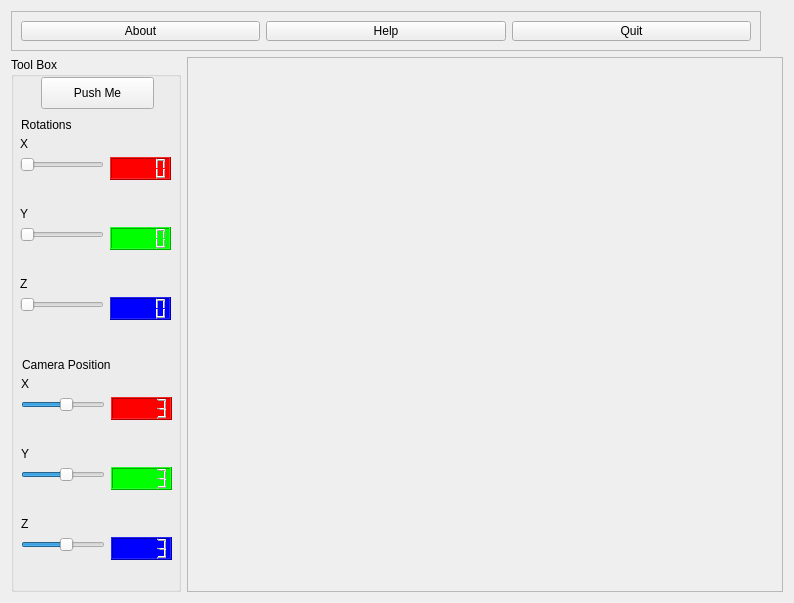
<?xml version="1.0" encoding="UTF-8"?>
<ui version="4.0">
 <class>frmMain</class>
 <widget class="QWidget" name="frmMain">
  <property name="geometry">
   <rect>
    <x>0</x>
    <y>0</y>
    <width>794</width>
    <height>603</height>
   </rect>
  </property>
  <property name="windowTitle">
   <string>OpenGl - Qt -Direct Mode Drawing</string>
  </property>
  <layout class="QGridLayout" name="gridLayout">
   <item row="0" column="0" colspan="2">
    <widget class="QFrame" name="frame">
     <property name="enabled">
      <bool>true</bool>
     </property>
     <property name="maximumSize">
      <size>
       <width>750</width>
       <height>40</height>
      </size>
     </property>
     <property name="frameShape">
      <enum>QFrame::StyledPanel</enum>
     </property>
     <property name="frameShadow">
      <enum>QFrame::Raised</enum>
     </property>
     <layout class="QHBoxLayout" name="horizontalLayout">
      <item>
       <widget class="QPushButton" name="pushButton_10">
        <property name="text">
         <string>About</string>
        </property>
       </widget>
      </item>
      <item>
       <widget class="QPushButton" name="pushButton_11">
        <property name="text">
         <string>Help</string>
        </property>
       </widget>
      </item>
      <item>
       <widget class="QPushButton" name="btnClose">
        <property name="text">
         <string>Quit</string>
        </property>
       </widget>
      </item>
     </layout>
    </widget>
   </item>
   <item row="1" column="1">
    <widget class="QScrollArea" name="glWidgetArea">
     <property name="sizePolicy">
      <sizepolicy hsizetype="Ignored" vsizetype="Ignored">
       <horstretch>0</horstretch>
       <verstretch>0</verstretch>
      </sizepolicy>
     </property>
     <property name="verticalScrollBarPolicy">
      <enum>Qt::ScrollBarAlwaysOff</enum>
     </property>
     <property name="horizontalScrollBarPolicy">
      <enum>Qt::ScrollBarAlwaysOff</enum>
     </property>
     <property name="widgetResizable">
      <bool>true</bool>
     </property>
     <widget class="QWidget" name="scrollAreaWidgetContents">
      <property name="geometry">
       <rect>
        <x>0</x>
        <y>0</y>
        <width>580</width>
        <height>519</height>
       </rect>
      </property>
     </widget>
    </widget>
   </item>
   <item row="1" column="0">
    <widget class="QGroupBox" name="groupBox">
     <property name="maximumSize">
      <size>
       <width>170</width>
       <height>900</height>
      </size>
     </property>
     <property name="title">
      <string>Tool Box</string>
     </property>
     <widget class="QPushButton" name="pushButton">
      <property name="geometry">
       <rect>
        <x>30</x>
        <y>20</y>
        <width>113</width>
        <height>32</height>
       </rect>
      </property>
      <property name="text">
       <string>Push Me</string>
      </property>
     </widget>
     <widget class="QLabel" name="label_2">
      <property name="geometry">
       <rect>
        <x>10</x>
        <y>60</y>
        <width>61</width>
        <height>16</height>
       </rect>
      </property>
      <property name="text">
       <string>Rotations</string>
      </property>
     </widget>
     <widget class="QWidget" name="layoutWidget">
      <property name="geometry">
       <rect>
        <x>10</x>
        <y>390</y>
        <width>151</width>
        <height>51</height>
       </rect>
      </property>
      <layout class="QFormLayout" name="formLayout_4">
       <item row="0" column="0">
        <widget class="QLabel" name="label_5">
         <property name="text">
          <string>Y</string>
         </property>
        </widget>
       </item>
       <item row="1" column="0">
        <widget class="QSlider" name="horizontalSlider_4">
         <property name="minimum">
          <number>-30</number>
         </property>
         <property name="maximum">
          <number>30</number>
         </property>
         <property name="pageStep">
          <number>1</number>
         </property>
         <property name="value">
          <number>3</number>
         </property>
         <property name="orientation">
          <enum>Qt::Horizontal</enum>
         </property>
        </widget>
       </item>
       <item row="1" column="1">
        <widget class="QLCDNumber" name="lcdNumber_4">
         <property name="styleSheet">
          <string notr="true">background-color: rgb(0, 255, 0);</string>
         </property>
         <property name="intValue" stdset="0">
          <number>3</number>
         </property>
        </widget>
       </item>
      </layout>
     </widget>
     <widget class="QWidget" name="layoutWidget_2">
      <property name="geometry">
       <rect>
        <x>10</x>
        <y>320</y>
        <width>151</width>
        <height>51</height>
       </rect>
      </property>
      <layout class="QFormLayout" name="formLayout_5">
       <item row="0" column="0">
        <widget class="QLabel" name="label_6">
         <property name="text">
          <string>X </string>
         </property>
        </widget>
       </item>
       <item row="1" column="0">
        <widget class="QSlider" name="horizontalSlider_5">
         <property name="minimum">
          <number>-30</number>
         </property>
         <property name="maximum">
          <number>30</number>
         </property>
         <property name="pageStep">
          <number>1</number>
         </property>
         <property name="value">
          <number>3</number>
         </property>
         <property name="orientation">
          <enum>Qt::Horizontal</enum>
         </property>
        </widget>
       </item>
       <item row="1" column="1">
        <widget class="QLCDNumber" name="lcdNumber_5">
         <property name="styleSheet">
          <string notr="true">background-color: rgb(255, 0, 0);</string>
         </property>
         <property name="intValue" stdset="0">
          <number>3</number>
         </property>
        </widget>
       </item>
      </layout>
     </widget>
     <widget class="QLabel" name="label_7">
      <property name="geometry">
       <rect>
        <x>11</x>
        <y>300</y>
        <width>131</width>
        <height>16</height>
       </rect>
      </property>
      <property name="text">
       <string>Camera Position</string>
      </property>
     </widget>
     <widget class="QWidget" name="layoutWidget_3">
      <property name="geometry">
       <rect>
        <x>10</x>
        <y>460</y>
        <width>151</width>
        <height>51</height>
       </rect>
      </property>
      <layout class="QFormLayout" name="formLayout_6">
       <item row="0" column="0">
        <widget class="QLabel" name="label_8">
         <property name="text">
          <string>Z</string>
         </property>
        </widget>
       </item>
       <item row="1" column="0">
        <widget class="QSlider" name="horizontalSlider_6">
         <property name="minimum">
          <number>-30</number>
         </property>
         <property name="maximum">
          <number>30</number>
         </property>
         <property name="pageStep">
          <number>1</number>
         </property>
         <property name="value">
          <number>3</number>
         </property>
         <property name="orientation">
          <enum>Qt::Horizontal</enum>
         </property>
        </widget>
       </item>
       <item row="1" column="1">
        <widget class="QLCDNumber" name="lcdNumber_6">
         <property name="styleSheet">
          <string notr="true">background-color: rgb(0,0, 255);</string>
         </property>
         <property name="intValue" stdset="0">
          <number>3</number>
         </property>
        </widget>
       </item>
      </layout>
     </widget>
     <widget class="QWidget" name="">
      <property name="geometry">
       <rect>
        <x>9</x>
        <y>150</y>
        <width>151</width>
        <height>51</height>
       </rect>
      </property>
      <layout class="QFormLayout" name="formLayout">
       <item row="0" column="0">
        <widget class="QLabel" name="label_3">
         <property name="text">
          <string>Y</string>
         </property>
        </widget>
       </item>
       <item row="1" column="0">
        <widget class="QSlider" name="horizontalSlider_2">
         <property name="maximum">
          <number>360</number>
         </property>
         <property name="pageStep">
          <number>1</number>
         </property>
         <property name="orientation">
          <enum>Qt::Horizontal</enum>
         </property>
        </widget>
       </item>
       <item row="1" column="1">
        <widget class="QLCDNumber" name="lcdNumber_2">
         <property name="styleSheet">
          <string notr="true">background-color: rgb(0, 255, 0);</string>
         </property>
        </widget>
       </item>
      </layout>
     </widget>
     <widget class="QWidget" name="">
      <property name="geometry">
       <rect>
        <x>9</x>
        <y>80</y>
        <width>151</width>
        <height>51</height>
       </rect>
      </property>
      <layout class="QFormLayout" name="formLayout_2">
       <item row="0" column="0">
        <widget class="QLabel" name="label">
         <property name="text">
          <string>X </string>
         </property>
        </widget>
       </item>
       <item row="1" column="0">
        <widget class="QSlider" name="horizontalSlider">
         <property name="maximum">
          <number>360</number>
         </property>
         <property name="pageStep">
          <number>1</number>
         </property>
         <property name="orientation">
          <enum>Qt::Horizontal</enum>
         </property>
        </widget>
       </item>
       <item row="1" column="1">
        <widget class="QLCDNumber" name="lcdNumber">
         <property name="styleSheet">
          <string notr="true">background-color: rgb(255, 0, 0);</string>
         </property>
        </widget>
       </item>
      </layout>
     </widget>
     <widget class="QWidget" name="">
      <property name="geometry">
       <rect>
        <x>9</x>
        <y>220</y>
        <width>151</width>
        <height>51</height>
       </rect>
      </property>
      <layout class="QFormLayout" name="formLayout_3">
       <item row="0" column="0">
        <widget class="QLabel" name="label_4">
         <property name="text">
          <string>Z</string>
         </property>
        </widget>
       </item>
       <item row="1" column="0">
        <widget class="QSlider" name="horizontalSlider_3">
         <property name="maximum">
          <number>360</number>
         </property>
         <property name="pageStep">
          <number>1</number>
         </property>
         <property name="orientation">
          <enum>Qt::Horizontal</enum>
         </property>
        </widget>
       </item>
       <item row="1" column="1">
        <widget class="QLCDNumber" name="lcdNumber_3">
         <property name="styleSheet">
          <string notr="true">background-color: rgb(0,0, 255);</string>
         </property>
        </widget>
       </item>
      </layout>
     </widget>
    </widget>
   </item>
  </layout>
 </widget>
 <resources/>
 <connections>
  <connection>
   <sender>btnClose</sender>
   <signal>clicked()</signal>
   <receiver>frmMain</receiver>
   <slot>endit()</slot>
   <hints>
    <hint type="sourcelabel">
     <x>753</x>
     <y>45</y>
    </hint>
    <hint type="destinationlabel">
     <x>657</x>
     <y>530</y>
    </hint>
   </hints>
  </connection>
  <connection>
   <sender>btnClose</sender>
   <signal>clicked()</signal>
   <receiver>frmMain</receiver>
   <slot>clear()</slot>
   <hints>
    <hint type="sourcelabel">
     <x>753</x>
     <y>45</y>
    </hint>
    <hint type="destinationlabel">
     <x>650</x>
     <y>579</y>
    </hint>
   </hints>
  </connection>
  <connection>
   <sender>pushButton_10</sender>
   <signal>clicked()</signal>
   <receiver>frmMain</receiver>
   <slot>aboutBut()</slot>
   <hints>
    <hint type="sourcelabel">
     <x>99</x>
     <y>45</y>
    </hint>
    <hint type="destinationlabel">
     <x>793</x>
     <y>41</y>
    </hint>
   </hints>
  </connection>
  <connection>
   <sender>pushButton_11</sender>
   <signal>clicked()</signal>
   <receiver>frmMain</receiver>
   <slot>helpBut()</slot>
   <hints>
    <hint type="sourcelabel">
     <x>437</x>
     <y>45</y>
    </hint>
    <hint type="destinationlabel">
     <x>196</x>
     <y>101</y>
    </hint>
   </hints>
  </connection>
  <connection>
   <sender>btnClose</sender>
   <signal>clicked()</signal>
   <receiver>frmMain</receiver>
   <slot>endit()</slot>
   <hints>
    <hint type="sourcelabel">
     <x>625</x>
     <y>32</y>
    </hint>
    <hint type="destinationlabel">
     <x>194</x>
     <y>215</y>
    </hint>
   </hints>
  </connection>
  <connection>
   <sender>pushButton</sender>
   <signal>clicked()</signal>
   <receiver>frmMain</receiver>
   <slot>pushmebut()</slot>
   <hints>
    <hint type="sourcelabel">
     <x>101</x>
     <y>104</y>
    </hint>
    <hint type="destinationlabel">
     <x>190</x>
     <y>155</y>
    </hint>
   </hints>
  </connection>
  <connection>
   <sender>horizontalSlider</sender>
   <signal>valueChanged(int)</signal>
   <receiver>frmMain</receiver>
   <slot>xrot(int)</slot>
   <hints>
    <hint type="sourcelabel">
     <x>95</x>
     <y>181</y>
    </hint>
    <hint type="destinationlabel">
     <x>186</x>
     <y>256</y>
    </hint>
   </hints>
  </connection>
  <connection>
   <sender>horizontalSlider_2</sender>
   <signal>valueChanged(int)</signal>
   <receiver>frmMain</receiver>
   <slot>yrot(int)</slot>
   <hints>
    <hint type="sourcelabel">
     <x>83</x>
     <y>251</y>
    </hint>
    <hint type="destinationlabel">
     <x>188</x>
     <y>306</y>
    </hint>
   </hints>
  </connection>
  <connection>
   <sender>horizontalSlider_3</sender>
   <signal>valueChanged(int)</signal>
   <receiver>frmMain</receiver>
   <slot>zrot(int)</slot>
   <hints>
    <hint type="sourcelabel">
     <x>89</x>
     <y>321</y>
    </hint>
    <hint type="destinationlabel">
     <x>190</x>
     <y>401</y>
    </hint>
   </hints>
  </connection>
  <connection>
   <sender>horizontalSlider</sender>
   <signal>valueChanged(int)</signal>
   <receiver>lcdNumber</receiver>
   <slot>display(int)</slot>
   <hints>
    <hint type="sourcelabel">
     <x>106</x>
     <y>181</y>
    </hint>
    <hint type="destinationlabel">
     <x>130</x>
     <y>182</y>
    </hint>
   </hints>
  </connection>
  <connection>
   <sender>horizontalSlider_2</sender>
   <signal>valueChanged(int)</signal>
   <receiver>lcdNumber_2</receiver>
   <slot>display(int)</slot>
   <hints>
    <hint type="sourcelabel">
     <x>66</x>
     <y>251</y>
    </hint>
    <hint type="destinationlabel">
     <x>137</x>
     <y>252</y>
    </hint>
   </hints>
  </connection>
  <connection>
   <sender>horizontalSlider_3</sender>
   <signal>valueChanged(int)</signal>
   <receiver>lcdNumber_3</receiver>
   <slot>display(int)</slot>
   <hints>
    <hint type="sourcelabel">
     <x>64</x>
     <y>321</y>
    </hint>
    <hint type="destinationlabel">
     <x>148</x>
     <y>322</y>
    </hint>
   </hints>
  </connection>
  <connection>
   <sender>horizontalSlider_5</sender>
   <signal>valueChanged(int)</signal>
   <receiver>frmMain</receiver>
   <slot>xFrom(int)</slot>
   <hints>
    <hint type="sourcelabel">
     <x>98</x>
     <y>414</y>
    </hint>
    <hint type="destinationlabel">
     <x>190</x>
     <y>445</y>
    </hint>
   </hints>
  </connection>
  <connection>
   <sender>horizontalSlider_4</sender>
   <signal>valueChanged(int)</signal>
   <receiver>frmMain</receiver>
   <slot>yFrom(int)</slot>
   <hints>
    <hint type="sourcelabel">
     <x>95</x>
     <y>484</y>
    </hint>
    <hint type="destinationlabel">
     <x>193</x>
     <y>511</y>
    </hint>
   </hints>
  </connection>
  <connection>
   <sender>horizontalSlider_5</sender>
   <signal>valueChanged(int)</signal>
   <receiver>lcdNumber_5</receiver>
   <slot>display(int)</slot>
   <hints>
    <hint type="sourcelabel">
     <x>47</x>
     <y>409</y>
    </hint>
    <hint type="destinationlabel">
     <x>129</x>
     <y>411</y>
    </hint>
   </hints>
  </connection>
  <connection>
   <sender>horizontalSlider_4</sender>
   <signal>valueChanged(int)</signal>
   <receiver>lcdNumber_4</receiver>
   <slot>display(int)</slot>
   <hints>
    <hint type="sourcelabel">
     <x>46</x>
     <y>475</y>
    </hint>
    <hint type="destinationlabel">
     <x>146</x>
     <y>480</y>
    </hint>
   </hints>
  </connection>
  <connection>
   <sender>horizontalSlider_6</sender>
   <signal>valueChanged(int)</signal>
   <receiver>lcdNumber_6</receiver>
   <slot>display(int)</slot>
   <hints>
    <hint type="sourcelabel">
     <x>83</x>
     <y>544</y>
    </hint>
    <hint type="destinationlabel">
     <x>158</x>
     <y>544</y>
    </hint>
   </hints>
  </connection>
  <connection>
   <sender>horizontalSlider_6</sender>
   <signal>valueChanged(int)</signal>
   <receiver>frmMain</receiver>
   <slot>zFrom(int)</slot>
   <hints>
    <hint type="sourcelabel">
     <x>95</x>
     <y>556</y>
    </hint>
    <hint type="destinationlabel">
     <x>188</x>
     <y>556</y>
    </hint>
   </hints>
  </connection>
 </connections>
 <slots>
  <slot>pushmebut()</slot>
  <slot>xrot(int)</slot>
  <slot>yrot(int)</slot>
  <slot>zrot(int)</slot>
  <slot>xFrom(int)</slot>
  <slot>yFrom(int)</slot>
  <slot>zFrom(int)</slot>
 </slots>
</ui>
